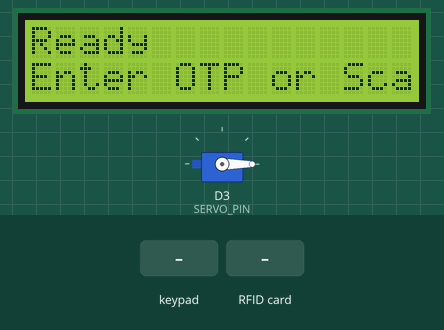
Recording of a sketch running on a simulated Arduino Uno R4 WiFi. Shown: 16×2 character LCD, servo. Inputs (shaded band) come from the test bench. WiFi joins after 1.5 s; servers stay silent unless stated; uploads are accepted with an empty reply; what the sketch prints to the serial monitor is not drawn.

Above: at 3.3 s.
3.4 s: keypad keys 0 1 2 3 # pressed 0.4 s apart
At 5.9 s:
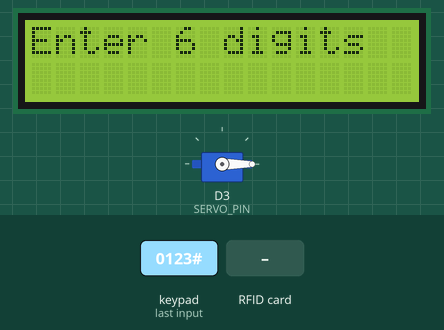
6.9 s: RFID card 11 05 04 AA held to the reader
At 7.2 s:
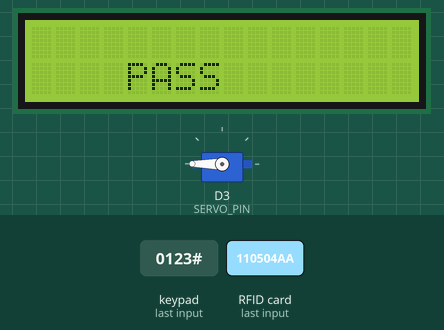
8.4 s: RFID card 5E 7A 19 C4 held to the reader
At 10.6 s:
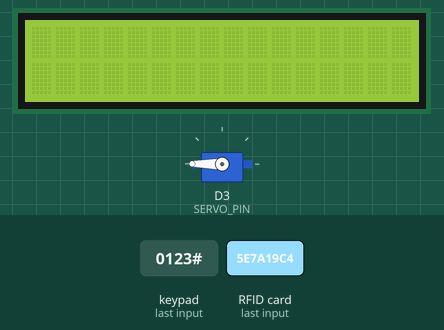
11.4 s: key '4' pressed
At 11.8 s:
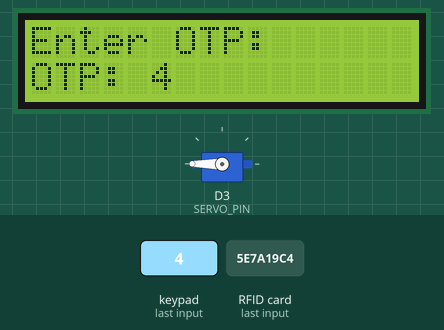
13.4 s: key '*' pressed
At 14.6 s:
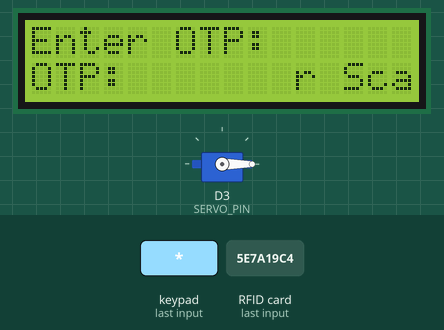
14.9 s: keypad keys 4 5 6 7 A pressed 0.4 s apart
At 16.9 s:
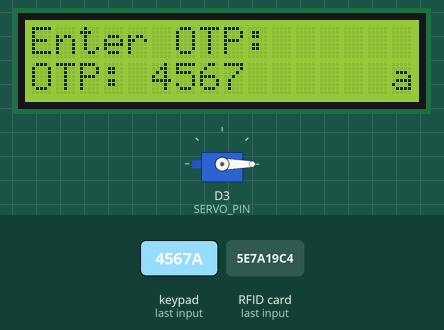
Timing chart, 0 to 18.4 s (numbered marks = the images above; inputs shaded):
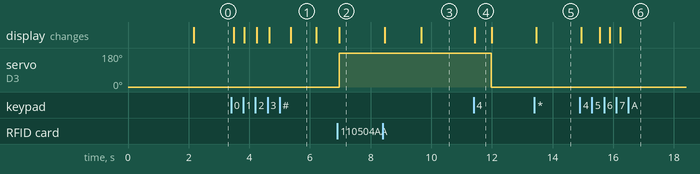

Measured:
- after the input at 3.4 s, the display: first changes after 0.09 s (image 1 shows a later state)
- after the input at 6.9 s, servo on D3 (SERVO_PIN): 0° → 180° after 0.06 s; the display: changes after 0.06 s (image 2)
- after the input at 8.4 s, the display: first changes after 0.06 s (image 3 shows a later state)
- after the input at 11.4 s, the display: changes at once (image 4)
- after the input at 13.4 s, the display: changes after 0.07 s (image 5)
- after the input at 14.9 s, the display: first changes at once (image 6 shows a later state)
- what the display in image 1 shows lasts 0.8 s, from 5.4 s to 6.2 s

The sketch:

axentry.ino
```cpp
#include <Wire.h>
#include <SPI.h>
#include <Servo.h>
#include <WiFiS3.h>
#include <Keypad_I2C.h>
#include <Keypad.h>
#include <LiquidCrystal_I2C.h>
#include <MFRC522.h>

// --------------------- CONFIG ---------------------
const char* WIFI_SSID = "Rew";
const char* WIFI_PASS = "rewrewrew";

const char* API_HOST = "172.20.10.6"; // <- IP เครื่อง backend
const uint16_t API_PORT = 3001;
const char* API_GET_CURRENT = "/api/otp/current";
const char* API_POST_VALIDATE = "/api/otp/validate";

// I2C addresses
const byte LCD_ADDR = 0x27;
const byte KEYPAD_I2C_ADDR = 0x20;

// RC522 pins
const uint8_t RST_PIN = 8;
const uint8_t SS_PIN  = 10;

// Servo pin
const uint8_t SERVO_PIN = 3;

// Keypad layout
const byte ROWS = 4;
const byte COLS = 4;
char keys[ROWS][COLS] = {
  {'1','2','3','A'},
  {'4','5','6','B'},
  {'7','8','9','C'},
  {'*','0','#','D'}
};

byte rowPins[ROWS] = {0,1,2,3};
byte colPins[COLS] = {4,5,6,7};

Keypad_I2C keypad(makeKeymap(keys), rowPins, colPins, ROWS, COLS, KEYPAD_I2C_ADDR);
LiquidCrystal_I2C lcd(LCD_ADDR, 20, 4);
MFRC522 mfrc522(SS_PIN, RST_PIN);
Servo doorServo;

// RFID authorized UIDs
const char* authorizedUIDs[] = {
  "11 05 04 AA",
  "E3 B5 B1 01"
};
const int NUM_AUTH = sizeof(authorizedUIDs) / sizeof(authorizedUIDs[0]);

// ------------------ STATE --------------------
String fetchedOTP = "";
unsigned long otpExpiresAt = 0;
unsigned long lastPoll = 0;
const unsigned long POLL_INTERVAL = 5000;
String inputBuffer = "";
bool doorOpen = false;
unsigned long doorOpenedAt = 0;
const unsigned long DOOR_OPEN_DURATION = 5000;

WiFiClient client;

// ------------------ HELPERS ------------------
void connectWiFi() {
  Serial.print("Connecting to WiFi ");
  Serial.print(WIFI_SSID);
  WiFi.begin(WIFI_SSID, WIFI_PASS);
  unsigned long start = millis();
  while (WiFi.status() != WL_CONNECTED && millis() - start < 20000) {
    delay(250);
    Serial.print(".");
  }
  if (WiFi.status() == WL_CONNECTED) {
    Serial.println("\nWiFi connected. IP: " + WiFi.localIP().toString());
  } else {
    Serial.println("\nWiFi connect failed");
  }
}

String httpGET(const char* host, uint16_t port, const char* path) {
  if (!client.connect(host, port)) {
    Serial.println("Connection to host failed");
    return "";
  }
  client.print(String("GET ") + path + " HTTP/1.1\r\n");
  client.print(String("Host: ") + host + "\r\n");
  client.print("Connection: close\r\n\r\n");

  String response;
  unsigned long timeout = millis() + 5000;
  while (millis() < timeout) {
    while (client.available()) {
      response += char(client.read());
    }
    if (!client.connected()) break;
  }
  client.stop();

  int idx = response.indexOf('{');
  if (idx >= 0) {
    return response.substring(idx);
  }
  return "";
}

String httpPOST(const char* host, uint16_t port, const char* path, const String& jsonBody) {
  if (!client.connect(host, port)) {
    Serial.println("Connection to host failed (POST)");
    return "";
  }
  String req = String("POST ") + path + " HTTP/1.1\r\n";
  req += String("Host: ") + host + "\r\n";
  req += "Content-Type: application/json\r\n";
  req += "Connection: close\r\n";
  req += String("Content-Length: ") + String(jsonBody.length()) + "\r\n\r\n";
  req += jsonBody;

  client.print(req);

  String response;
  unsigned long t = millis() + 5000;
  while (millis() < t) {
    while (client.available()) {
      response += char(client.read());
    }
    if (!client.connected()) break;
  }
  client.stop();

  int idx = response.indexOf('{');
  if (idx >= 0) {
    return response.substring(idx);
  }
  return "";
}

String jsonGetString(const String& json, const String& key) {
  String pattern = "\"" + key + "\"";
  int p = json.indexOf(pattern);
  if (p < 0) return "";
  int colon = json.indexOf(':', p);
  if (colon < 0) return "";
  int firstQuote = json.indexOf('"', colon + 1);
  if (firstQuote < 0) return "";
  int secondQuote = json.indexOf('"', firstQuote + 1);
  if (secondQuote < 0) return "";
  return json.substring(firstQuote + 1, secondQuote);
}

long jsonGetLong(const String& json, const String& key) {
  String pattern = "\"" + key + "\"";
  int p = json.indexOf(pattern);
  if (p < 0) return 0;
  int colon = json.indexOf(':', p);
  if (colon < 0) return 0;
  int start = colon + 1;
  while (start < json.length() && (json[start] == ' ' || json[start] == '\"')) start++;
  int end = start;
  while (end < json.length() && (isDigit(json[end]) || json[end] == '.')) end++;
  String num = json.substring(start, end);
  return num.toInt();
}

bool checkAuthorizedUID(String uid) {
  for (int i = 0; i < NUM_AUTH; i++) {
    if (uid.equalsIgnoreCase(String(authorizedUIDs[i]))) {
      Serial.println("UID matched whitelist: " + uid);
      return true;
    }
  }
  Serial.println("UID not found in whitelist: " + uid);
  return false;
}

String uidToString(MFRC522::Uid uid) {
  String s = "";
  for (byte i = 0; i < uid.size; i++) {
    if (uid.uidByte[i] < 0x10) s += "0";
    s += String(uid.uidByte[i], HEX);
    if (i < uid.size - 1) s += " ";
  }
  s.toUpperCase();
  return s;
}

void openDoorAction() {
  Serial.println("Door opening... (servo -> 180)");
  doorServo.write(180);
  doorOpen = true;
  doorOpenedAt = millis();
  lcd.clear();
  lcd.setCursor(0,1);
  lcd.print("    PASS");
  Serial.println("Door opened.");
}

// ------------------ SETUP -------------------
void setup() {
  Serial.begin(9600);

  while (!Serial && millis() < 3000);
  Wire.begin();
  keypad.begin();
  keypad.setDebounceTime(50);

  lcd.init();
  lcd.backlight();
  lcd.clear();
  lcd.setCursor(0,0);
  lcd.print("Axentry initializing");

  connectWiFi();

  SPI.begin();
  mfrc522.PCD_Init();

  doorServo.attach(SERVO_PIN);
  doorServo.write(0);

  delay(500);
  lcd.clear();
  lcd.setCursor(0,0);
  lcd.print("Ready");
  lcd.setCursor(0,1);
  lcd.print("Enter OTP or Scan");
}

// ------------------ LOOP --------------------
void loop() {
  // Poll OTP
  if (millis() - lastPoll > POLL_INTERVAL) {
    lastPoll = millis();
    if (WiFi.status() != WL_CONNECTED) {
      connectWiFi();
    } else {
      String resp = httpGET(API_HOST, API_PORT, API_GET_CURRENT);
      if (resp.length() > 0) {
        if (resp.indexOf("\"success\":true") >= 0) {
          String got = jsonGetString(resp, "otp");
          if (got.length() == 6) {
            fetchedOTP = got;
            long expiresIn = jsonGetLong(resp, "expiresIn");
            if (expiresIn > 0) otpExpiresAt = millis() + expiresIn * 1000;
            Serial.println("Fetched OTP: " + fetchedOTP);
          }
        }
      }
    }
  }

  // RFID
  if (mfrc522.PICC_IsNewCardPresent() && mfrc522.PICC_ReadCardSerial()) {
    String uid = uidToString(mfrc522.uid);
    Serial.println("Card UID: " + uid);
    lcd.clear();
    lcd.setCursor(0,0);
    lcd.print("Card:");
    lcd.setCursor(0,1);
    lcd.print(uid);
    if (checkAuthorizedUID(uid)) {
      lcd.setCursor(0,2);
      lcd.print("Authorized");
      openDoorAction();
    } else {
      lcd.setCursor(0,2);
      lcd.print("Not authorized");
      delay(1200);
      lcd.clear();
    }
    mfrc522.PICC_HaltA();
  }

// keypad handling
char k = keypad.getKey();
if (k) {
  Serial.print("Key: "); Serial.println(k);

  if (k == '*') {
    if (inputBuffer.length() > 0) inputBuffer.remove(inputBuffer.length() - 1);
  }
  else if (k == '#') {
    if (inputBuffer.length() == 6) {
      bool okLocal = (inputBuffer == fetchedOTP && fetchedOTP.length() == 6 && (otpExpiresAt == 0 || millis() < otpExpiresAt));
      String body = String("{\"otp\":\"") + inputBuffer + "\"}";
      String resp = httpPOST(API_HOST, API_PORT, API_POST_VALIDATE, body);
      bool okServer = false;
      if (resp.length() > 0) {
        String validStr = jsonGetString(resp, "valid");
        if (validStr == "true" || resp.indexOf("\"valid\":true") >= 0) okServer = true;
      }

      if (okLocal || okServer) {
        lcd.clear();
        lcd.setCursor(0,0);
        lcd.print("Code accepted");
        openDoorAction();
      } else {
        lcd.clear();
        lcd.setCursor(0,0);
        lcd.print("Incorrect");
        lcd.setCursor(0,1);
        lcd.print("Try again");
        Serial.println("OTP wrong");
        delay(1200);
        lcd.clear();
      }
    } else {
      lcd.clear();
      lcd.setCursor(0,0);
      lcd.print("Enter 6 digits");
      delay(800);
      lcd.clear();
    }

    inputBuffer = "";
    lcd.setCursor(0,2);
    lcd.print("OTP:              ");
  }
  else if (isDigit(k)) {
    if (inputBuffer.length() < 6) {
      inputBuffer += k;
    }
  }

  lcd.setCursor(0,0);
  lcd.print("Enter OTP:");
  lcd.setCursor(0,1);
  String masked = "";
  // for (unsigned int i = 0; i < inputBuffer.length(); i++) masked += "*";
  // lcd.print(masked + "      ");
  lcd.setCursor(0,2);
  lcd.print("OTP: " + inputBuffer + "      ");
}

  // Auto-close door
  if (doorOpen && millis() - doorOpenedAt > DOOR_OPEN_DURATION) {
    doorServo.write(0);
    doorOpen = false;
    lcd.clear();
    lcd.setCursor(0,0);
    lcd.print("Ready");
    lcd.setCursor(0,1);
    lcd.print("Enter OTP or Scan");
  }

  delay(10);
}
```
